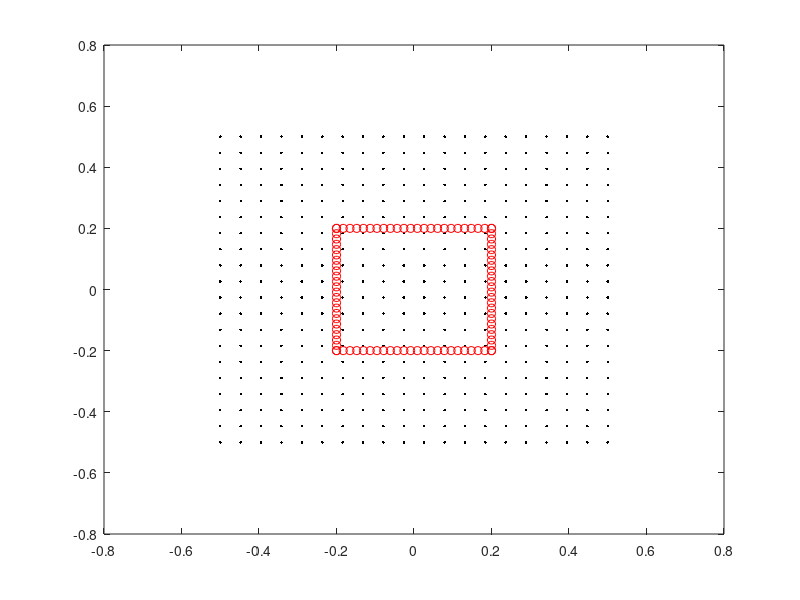

The MATLAB source for this figure: (Note: this script raises an error after producing the figure.)
clear all
close all
clc


%% 2D
di = 1; 

d = linspace(-0.5*di,0.5*di,20);

[x,y] = meshgrid(d);

l1 = linspace(-0.2,0.2,length(d).*1.2);

X1 = [l1;l1(1).*ones(1,length(l1))];
X2 = [l1(1).*ones(1,length(l1));l1];

X3 = [l1(end).*ones(1,length(l1));l1];
X4 = [l1;l1(end).*ones(1,length(l1))];

X = [X1 X2 X3 X4];

plot(x,y,'.k')
hold on
plot(X(1,:),X(2,:),'or')

%% 3D
di = 1; 
d = linspace(-0.5*di,0.5*di,10);
[x,y,z] = meshgrid(d);

%Pair 1: Fixed along x with 0.4m diameter
l1 = linspace(-0.2,0.2,length(d).*2);
orgsep = (0.5445./2)*0.4;
loc = [-orgsep orgsep];

% Fixed Along X
for i = 1:2
    pos = loc(i).*ones(1,length(l1));
    X1(:,:,i) = [l1;pos;l1(1).*ones(1,length(l1))];
    X2(:,:,i) = [l1(1).*ones(1,length(l1));pos;l1];
    X3(:,:,i) = [l1(end).*ones(1,length(l1));pos;l1];
    X4(:,:,i) = [l1;pos;l1(end).*ones(1,length(l1))];
    X(:,:,i) = [X1(:,:,i) X2(:,:,i) X3(:,:,i) X4(:,:,i)];
end

plot3(x(:),y(:),z(:),'.k')
hold on
plot3(X(1,:,1),X(2,:,1),X(3,:,1),'or')
plot3(X(1,:,2),X(2,:,2),X(3,:,2),'or')
axis square

%Half as big as previous squares
l2 = linspace(-0.1,0.1,length(d).*2);
orgsep = (0.5445./2)*0.4;
loc = [-orgsep orgsep];
% Fixed Along Y
for i = 1:2
    pos = loc(i).*ones(1,length(l2));
    Y1(:,:,i) = [pos;l2;l2(1).*ones(1,length(l2))];
    Y2(:,:,i) = [pos;l2(1).*ones(1,length(l2));l2];
    Y3(:,:,i) = [pos;l2(end).*ones(1,length(l2));l2];
    Y4(:,:,i) = [pos;l2;l2(end).*ones(1,length(l2))];
    Y(:,:,i) = [Y1(:,:,i) Y2(:,:,i) Y3(:,:,i) Y4(:,:,i)];
end

plot3(Y(1,:,1),Y(2,:,1),Y(3,:,1),'or')
plot3(Y(1,:,2),Y(2,:,2),Y(3,:,2),'or')





